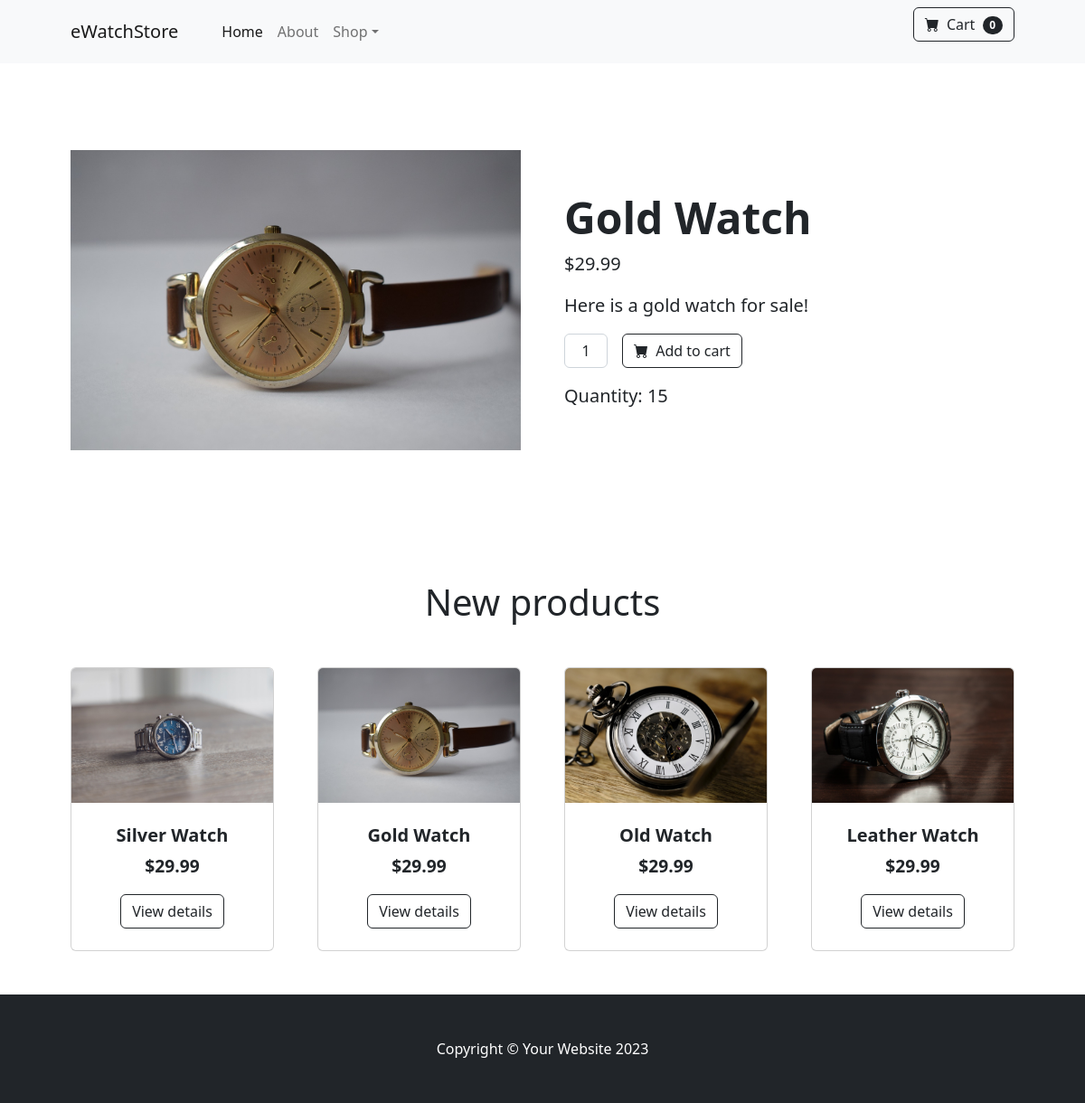
/detail/4/, run on the app's committed database.
### postings/models.py (models this page shows, shortened)
class Product(models.Model):
    name = models.CharField(max_length=255)
    description = models.TextField()
    price = models.DecimalField(max_digits=10, decimal_places=2)
    quantity_available = models.PositiveIntegerField()
    image = models.ImageField(upload_to='product_images/', null=True, blank=True)

### postings/views.py (the view)
# urls.py: path('detail/<int:product_id>/', views.detail, name='detail'),
def detail(request, product_id):
    product = get_object_or_404(Product, pk=product_id)
    products = Product.objects.order_by("id")[:4]
    return render(request, "detail.html", {'product': product, 'products': products})

### postings/templates/detail.html (shortened to what this page needs)
<!DOCTYPE html>
{% load static %}
<html lang="en">
    <head>
        <link href="https://cdn.jsdelivr.net/npm/bootstrap-icons@1.5.0/font/bootstrap-icons.css" rel="stylesheet" />
        <link href="{% static "css/styles.css" %}" rel="stylesheet" />
    <link href="{% static 'css/styles.css' %}" rel="stylesheet" />
    </head>
    <body>
        <nav class="navbar navbar-expand-lg navbar-light bg-light">
            <div class="container px-4 px-lg-5">
                <a class="navbar-brand" href="/">eWatchStore</a>
                <div class="collapse navbar-collapse" id="navbarSupportedContent">
                    <ul class="navbar-nav me-auto mb-2 mb-lg-0 ms-lg-4">
                        <li class="nav-item"><a class="nav-link active" aria-current="page" href="/">Home</a></li>
                        <li class="nav-item"><a class="nav-link" href="/about">About</a></li>
                        <li class="nav-item dropdown">
                            <a class="nav-link dropdown-toggle" id="navbarDropdown" href="/" role="button" data-bs-toggle="dropdown" aria-expanded="false">Shop</a>
                        </li>
                    </ul>
                    <form class="d-flex">
                        <button class="btn btn-outline-dark" type="submit">
                            <i class="bi-cart-fill me-1"></i>
                            Cart
                            <span class="badge bg-dark text-white ms-1 rounded-pill">0</span>
                        </button>
                    </form>
                </div>
            </div>
        </nav>
<section class="py-5">
  <div class="container px-4 px-lg-5 my-5">
      <div class="row gx-4 gx-lg-5 align-items-center">
          <div class="col-md-6">
              <img class="card-img-top mb-5 mb-md-0" src="{{ product.image.url }}" alt="{{ product.name }}" />
          </div>
          <div class="col-md-6">
              <h1 class="display-5 fw-bolder">{{ product.name }}</h1>
              <div class="fs-5 mb-3">
                  <span>${{ product.price }}</span>
              </div>
              <p class="lead">{{ product.description }}</p>
              <div class="d-flex">
                  <input class="form-control text-center me-3" id="inputQuantity" type="num" value="1" style="max-width: 3rem" />
                  <button class="btn btn-outline-dark flex-shrink-0" type="button">
                      <i class="bi-cart-fill me-1"></i>
                      Add to cart
                  </button>
              </div>
              <div class="fs-5 mt-3">Quantity: {{ product.quantity_available }}</div>
          </div>
      </div>
  </div>
</section>
{% if products %}
        <div class="container px-4 px-lg-5 mt-5">
            <h1 class="center mb-5">New products</h1>
            <div class="row gx-4 gx-lg-5 row-cols-2 row-cols-md-3 row-cols-xl-4 justify-content-center">
                {% for product in products %}
                    <div class="col mb-5">
                        <a class="card-link" href="{% url 'detail' product.id %}">
                            <div class="card h-100">
                                {% if product.image %}
                                    <img class="card-img-top" src="{{ product.image.url }}" alt="{{ product.name }}">
                                {% endif %}
                                <div class="card-body p-4">
                                    <div class="text-center">
                                        <h5 class="fw-bolder">{{ product.name }}</h5>
                                        <div class="price">
                                            <span class="price-bold">${{ product.price }}</span>
                                        </div>
                                        <div class="text-center mt-3">
                                            <a class="btn btn-outline-dark" href="{% url 'detail' product.id %}">View details</a>
                                          </div>
                                    </div>
                                </div>
                            </div>
                        </a>
                    </div>
                {% endfor %}
            </div>
        </div>
    {% else %}
        <p>No products available.</p>
    {% endif %}
        <footer class="py-5 bg-dark">
            <div class="container"><p class="m-0 text-center text-white">Copyright &copy; Your Website 2023</p></div>
        </footer>
    </body>
</html>

### postings/templates/detail.html (style rules this page uses)
.price-bold { font-size: 1.2em; font-weight: bold; color: inherit; }
.card-link { display: block; text-decoration: none; color: inherit; }
.center { display: flex; justify-content: center; align-items: center; margin: 0; }

### data on the page
Product: image (picture), name "Gold Watch", price "29.99", description "Here is a gold watch for sale!", quantity_available "15"
Product: image (picture), name "Silver Watch", price "29.99"
Product: image (picture), name "Old Watch", price "29.99"
Product: image (picture), name "Leather Watch", price "29.99"
